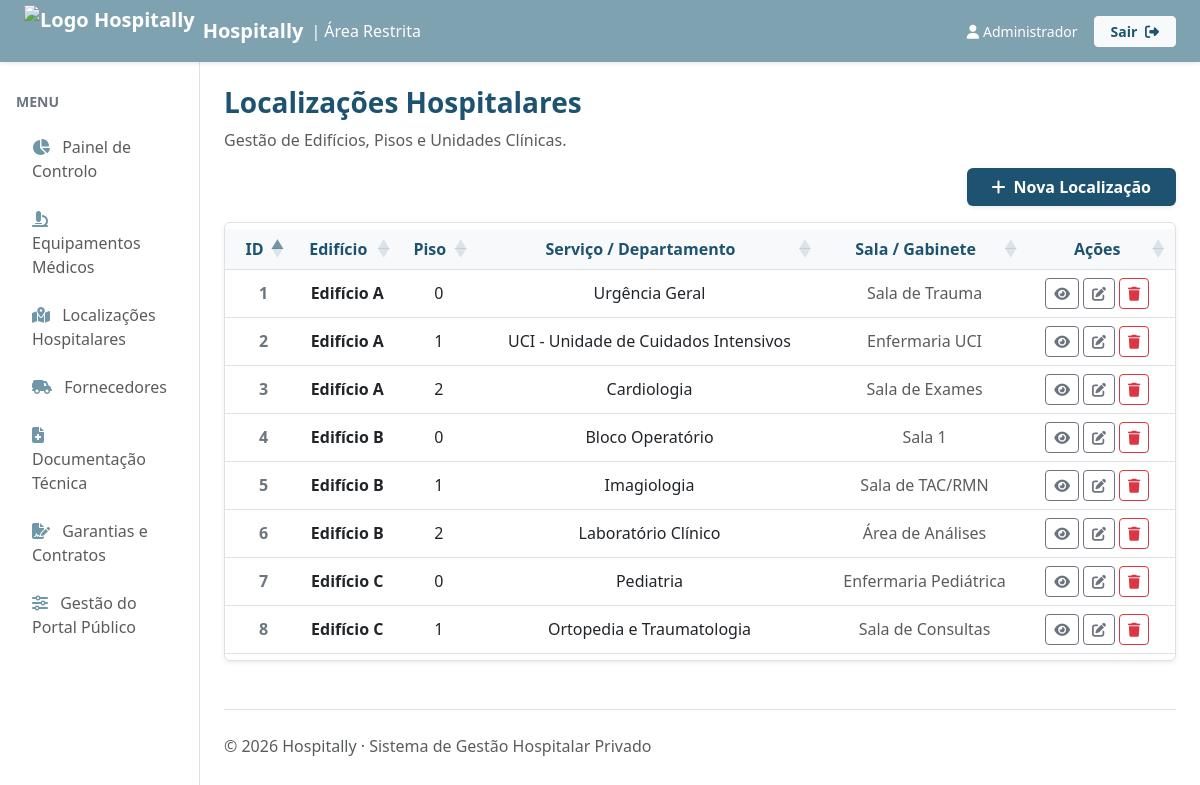
The page /private/localizacoes.php (signed in) on the database its author committed.
### tables this page shows
CREATE TABLE IF NOT EXISTS `Localizacao` (
  `codLocalizacao` int NOT NULL AUTO_INCREMENT,
  `edificio` varchar(100) NOT NULL,
  `piso` varchar(50) NOT NULL,
  `servico` varchar(100) NOT NULL,
  `sala` varchar(100),
  CONSTRAINT `pk_Localizacao` PRIMARY KEY (`codLocalizacao`)
);

### private/includes/funcoes.php (called while the page is built, shortened)
<?php
function aes_encrypt($value)
{
    $encrypted = openssl_encrypt($value, OPENSSL_METHOD, OPENSSL_KEY, OPENSSL_RAW_DATA, OPENSSL_IV);
    return bin2hex($encrypted);
}

### private/localizacoes.php (the view, shortened to what this page needs)
<?php
require_once __DIR__ . '/includes/funcoes.php';
$dsn = "mysql:host=" . MYSQL_HOST . ";port=" . MYSQL_PORT . ";dbname=" . MYSQL_DATABASE . ";charset=utf8";
try {
    $ligacao = new PDO($dsn, MYSQL_USERNAME, MYSQL_PASSWORD);
    $ligacao->setAttribute(PDO::ATTR_ERRMODE, PDO::ERRMODE_EXCEPTION);
    $resultados = $ligacao->query("SELECT * FROM Localizacao ORDER BY edificio, piso, servico")->fetchAll(PDO::FETCH_OBJ);
    $erro = '';
} catch (PDOException $err) {
    $erro = "Aconteceu um erro na ligação à base de dados.";
    $resultados = [];
}
include 'includes/header.php';
include 'includes/nav.php';
?>
<div class="container-fluid">
    <div class="row">
        <?php include 'includes/sidebar.php'; ?>
        <main class="col-md-9 ms-sm-auto col-lg-10 px-md-4 pt-4">
            <h1 class="h3 fw-bold" style="color: #1d5370;">Localizações Hospitalares</h1>
            <p class="text-muted">Gestão de Edifícios, Pisos e Unidades Clínicas.</p>
            <div class="d-flex justify-content-end mb-3">
                <button class="btn text-white fw-bold px-4 shadow-sm" style="background-color: #1d5370;"
                        data-bs-toggle="modal" data-bs-target="#modalLocalizacao">
                    <i class="fa-solid fa-plus me-2"></i>Nova Localização
                </button>
            </div>
            <div class="table-responsive bg-white rounded shadow-sm border">
                <?php if (!empty($erro)) : ?>
                    <p class="text-center text-danger p-4"><?= $erro ?></p>
                <?php elseif (count($resultados) == 0) : ?>
                    <p class="text-muted p-4">Não existem localizações registadas.</p>
                <?php else : ?>
                    <table class="table table-hover align-middle mb-0" id="tabelaLocalizacoes">
                        <thead class="table-light">
                            <tr>
                                <th class="text-center ps-3" style="color: #1d5370;">ID</th>
                                <th class="text-center" style="color: #1d5370;">Edifício</th>
                                <th class="text-center" style="color: #1d5370;">Piso</th>
                                <th class="text-center" style="color: #1d5370;">Serviço / Departamento</th>
                                <th class="text-center" style="color: #1d5370;">Sala / Gabinete</th>
                                <th class="text-center pe-3" style="color: #1d5370;">Ações</th>
                            </tr>
                        </thead>
                        <tbody>
                            <?php foreach ($resultados as $loc) : ?>
                            <tr>
                                <td class="text-center ps-3 fw-bold text-secondary"><?= $loc->codLocalizacao ?></td>
                                <td class="text-center fw-bold text-dark"><?= htmlspecialchars($loc->edificio) ?></td>
                                <td class="text-center"><?= htmlspecialchars($loc->piso) ?></td>
                                <td class="text-center"><?= htmlspecialchars($loc->servico) ?></td>
                                <td class="text-center text-muted"><?= htmlspecialchars($loc->sala ?? '-') ?></td>
                                <td class="text-center pe-3">
                                    <div class="d-flex justify-content-center align-items-center">
                                        <a href="localizacoes.php?ver=<?= aes_encrypt($loc->codLocalizacao) ?>"
                                           class="btn btn-sm btn-outline-secondary me-1" title="Consultar">
                                            <i class="fa-solid fa-eye"></i>
                                        </a>
                                        <a href="localizacoes.php?editar=<?= aes_encrypt($loc->codLocalizacao) ?>"
                                           class="btn btn-sm btn-outline-secondary me-1" title="Editar">
                                            <i class="fa-solid fa-pen-to-square"></i>
                                        </a>
                                        <a href="localizacoes.php?remover=<?= aes_encrypt($loc->codLocalizacao) ?>"
                                           class="btn btn-sm btn-outline-danger" title="Remover">
                                            <i class="fa-solid fa-trash"></i>
                                        </a>
                                    </div>
                                </td>
                            </tr>
                            <?php endforeach; ?>
                        </tbody>
                    </table>
                <?php endif; ?>
            </div>
            <footer class="pt-4 mt-5 text-muted border-top">
                &copy; 2026 Hospitally &middot; Sistema de Gestão Hospitalar Privado
            </footer>
        </main>
    </div>
</div>
<?php include 'includes/footer.php'; ?>

### rows shown on the page
localizacao: codLocalizacao "1", edificio "Edifício A", piso "0", servico "Urgência Geral", sala "Sala de Trauma"
localizacao: codLocalizacao "2", edificio "Edifício A", piso "1", servico "UCI - Unidade de Cuidados Intensivos", sala "Enfermaria UCI"
localizacao: codLocalizacao "3", edificio "Edifício A", piso "2", servico "Cardiologia", sala "Sala de Exames"
localizacao: codLocalizacao "4", edificio "Edifício B", piso "0", servico "Bloco Operatório", sala "Sala 1"
localizacao: codLocalizacao "5", edificio "Edifício B", piso "1", servico "Imagiologia", sala "Sala de TAC/RMN"
localizacao: codLocalizacao "6", edificio "Edifício B", piso "2", servico "Laboratório Clínico", sala "Área de Análises"
localizacao: codLocalizacao "7", edificio "Edifício C", piso "0", servico "Pediatria", sala "Enfermaria Pediátrica"
localizacao: codLocalizacao "8", edificio "Edifício C", piso "1", servico "Ortopedia e Traumatologia", sala "Sala de Consultas"

### other values the page prints
APP_NAME "Hospitally"
$nome "Administrador"
